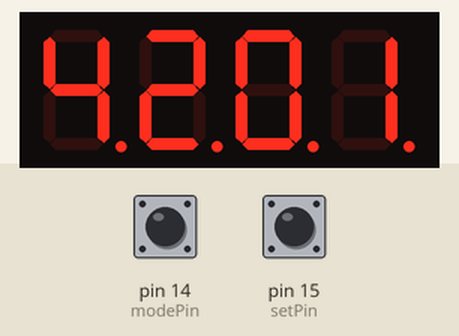
A sketch run on a simulated Arduino Uno, built with avr-gcc and run on an emulated ATmega328P. Parts: 4-digit seven-segment display. Wiring (inferred from the names in the program): 4-digit 7-segment display, segments lit when HIGH: segments pin 3, pin 2, pin 8, pin 6, pin 7, pin 4, pin 5, pin 9; digit selects pin 13, pin 12, pin 11, pin 10. The inputs (shaded band) are chosen by the test bench; at power-on: pin 14 (modePin) LOW, pin 15 (setPin) LOW. The local clock reads 2024-03-15 10:24:30 at power-on unless the sketch sets it; the segment pins are drawn as the display they are named for.

Above: at 4.2 s.
4.3 s: pin 14 (modePin) pulled HIGH for 0.15 s
At 4.86 s:
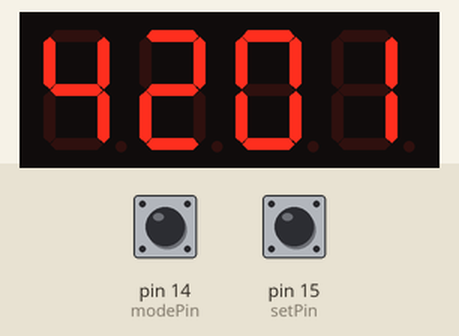
5.0 s: pin 15 (setPin) pulled HIGH for 0.15 s
At 5.29 s:
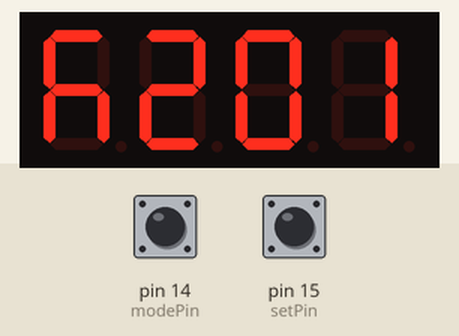
5.7 s: pin 15 (setPin) pulled HIGH for 3.2 s
At 7.97 s:
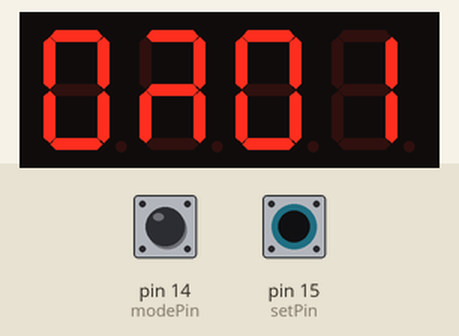
9.5 s: pin 15 (setPin) pulled HIGH for 1 s
At 9.69 s:
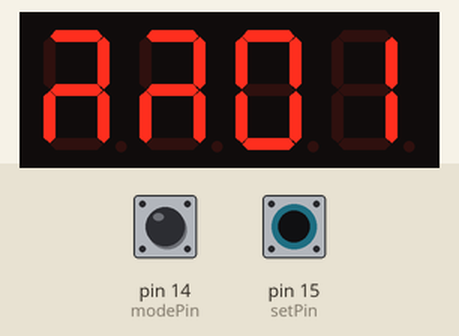
11.1 s: pin 15 (setPin) pulled HIGH for 3.2 s
At 11.45 s:
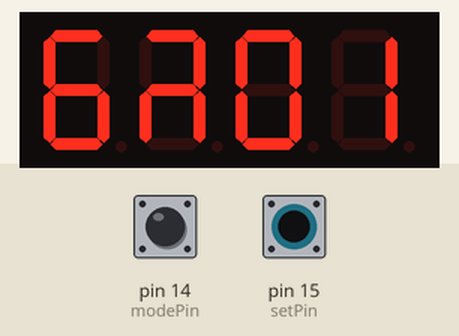
14.9 s: pin 14 (modePin) pulled HIGH for 1 s
At 15.11 s:
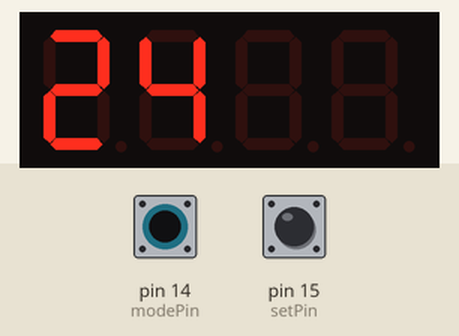
Timing chart, 0 to 17.5 s (numbered marks = the images above; inputs shaded):
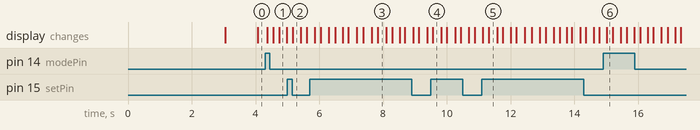

The sketch:

Clock2.ino
```cpp
/*
 * Clock with light leak bugs fixed, and with time setting feature
 */


#include <Wire.h>
#include "RTClib.h"

RTC_DS3231 rtc;
int colonPin = 9;
int modePin = 14;
int setPin = 15;
int MODE_BUTTON_PREVSTATE, MODE_BUTTON_STATE;
int SET_BUTTON_PREVSTATE, SET_BUTTON_STATE;
int MODE = 0;
int hr, mt;
int SET_DELAY = 50;
int setDelayCtr = 0;
int timeChanged = 0;
int baseDelay = 1000;
int bias = 300;

/*
* Arduino 4x7 LED Display
* Displays numbers ranging from 0 through 1023
* Test Code displays the value of a sensor connected to the analog input A0
* Inspired by a code found in the Arduino Cookbook
* Tested at TechNode Protolabz/July 2014
*/
// bits representing segments A through G (and decimal point) for numerals 0-9
const int numeral[10] = {
   //ABCDEFG /dp
   B11111100, // 0
   B01100000, // 1
   B11011010, // 2
   B11110010, // 3
   B01100110, // 4
   B10110110, // 5
   B10111110, // 6
   B11100000, // 7
   B11111110, // 8
   B11110110, // 9
};
// pins for decimal point and each segment
// DP,G,F,E,D,C,B,A
const int segmentPins[] = { 5,5,4,6,7,8,2,3 };
const int nbrDigits= 4; // the number of digits in the LED display
//dig 0 1 2 3
const int digitPins[nbrDigits] = { 13,12,11,10 };

void setup()
{
  Serial.begin(115200);

  delay(3000); // wait for console opening

  if (! rtc.begin()) {
//    Serial.println("Couldn't find RTC");
    while (1);
  }

  //rtc.adjust(DateTime(F(__DATE__), F(__TIME__)));
  //rtc.adjust(DateTime(2017, 12, 27, 21, 57, 10));

  if (rtc.lostPower()) {
    //Serial.println("RTC lost power, lets set the time!");
    // following line sets the RTC to the date & time this sketch was compiled
    rtc.adjust(DateTime(F(__DATE__), F(__TIME__)));
    // This line sets the RTC with an explicit date & time, for example to set
    // January 21, 2014 at 3am you would call:
    //rtc.adjust(DateTime(2017, 12, 27, 22, 6, 10));
  }

   for(int i=0; i < 8; i++) {
      pinMode(segmentPins[i], OUTPUT); // set segment and DP pins to output
   }
   for(int i=0; i < nbrDigits; i++) {
      pinMode(digitPins[i], OUTPUT);
   }
   pinMode(colonPin, OUTPUT);
   pinMode(modePin, INPUT);
   pinMode(setPin, INPUT);
}


void loop()
{


    DateTime now = rtc.now();

    int rem = now.second() % 2;
    if(MODE == 0) {
      if(rem == 0) digitalWrite(colonPin, HIGH);
      else digitalWrite(colonPin, LOW);
    } else digitalWrite(colonPin, LOW);

    MODE_BUTTON_STATE = digitalRead(modePin);
    if(MODE_BUTTON_STATE == HIGH && MODE_BUTTON_PREVSTATE == LOW) {
      MODE++;
      if(MODE > 2) {
        MODE = 0;
        if(timeChanged == 1) {
          rtc.adjust(DateTime(now.year(), now.month(), now.day(), hr, mt, 0));
          timeChanged = 0;
        }
      }
    }
    MODE_BUTTON_PREVSTATE = MODE_BUTTON_STATE;

    SET_BUTTON_STATE = digitalRead(setPin);

    /*Serial.print(now.year(), DEC);
    Serial.print('/');
    Serial.print(now.month(), DEC);
    Serial.print('/');
    Serial.print(now.day(), DEC);
    Serial.print(" (");
    Serial.print(now.dayOfTheWeek());
    Serial.print(") ");
    Serial.print(now.hour(), DEC);
    Serial.print(':');
    Serial.print(now.minute(), DEC);
    Serial.print(':');
    Serial.print(now.second(), DEC);
    Serial.println();
    */

    if(MODE == 0) {
      hr = now.hour();
      mt = now.minute();
    } else if(MODE == 1) {
      if(SET_BUTTON_STATE == HIGH && setDelayCtr == 0) { mt++; if(mt > 59) mt = 0; timeChanged = 1; }
    } else if(MODE == 2) {
      if(SET_BUTTON_STATE == HIGH && setDelayCtr == 0) { hr++; if(hr > 23) hr = 0;  timeChanged = 1; }
    }

/*   if(SET_BUTTON_STATE == HIGH && setDelayCtr == 0) {
      baseDelay = 100 +  baseDelay;
      if (baseDelay > 13000) baseDelay = 100;
      Serial.print("BaseDelay = "); Serial.println(baseDelay);
   }
*/
   if(hr > 12) hr = hr - 12;
   if(hr == 0) hr = 12;
   int value = hr * 100 + mt;

   showNumber(value);
   setDelayCtr++; if(setDelayCtr == SET_DELAY) setDelayCtr = 0;
}

void showNumber( int number)
{
//   if(number == 0) {
//      showDigit( 0, nbrDigits-1) ; // display 0 in the rightmost digit
//   } else {
      // display the value corresponding to each digit
      // leftmost digit is 0, rightmost is one less than the number of places
      for( int digit = 0; digit <nbrDigits; digit++)  {
         if(number > 0)  {
            showDigit( number % 10, digit) ;
            number = number / 10;
         }
      }
//   }
}

// Displays given number on a 7-segment display at the given digit position
void showDigit( int number, int digit)
{
    digitalWrite( digitPins[digit], LOW );

   for(int segment = 1; segment < 8; segment++)  {
      boolean isBitSet = bitRead(numeral[number], segment);
      // isBitSet will be true if given bit is 1
      // isBitSet = ! isBitSet; // Code Option*
      // uncomment the above Code Option line for common anode display
      digitalWrite( segmentPins[segment], isBitSet);
   }

   if(MODE == 1 && ((digit == 0) || (digit == 1))) {
      if(setDelayCtr < (SET_DELAY / 2)) digitalWrite( digitPins[digit], HIGH );
      else digitalWrite( digitPins[digit], LOW );
   }
   else if(MODE == 2 && ((digit == 2) || (digit == 3))) {
      if(setDelayCtr < (SET_DELAY / 2)) digitalWrite( digitPins[digit], HIGH );
      else digitalWrite( digitPins[digit], LOW );
   } else digitalWrite( digitPins[digit], HIGH );


   if(number == 1) delayMicroseconds(baseDelay);
   else if(number == 7)  delayMicroseconds(baseDelay + bias);
   else if(number == 4)  delayMicroseconds(baseDelay + 2*bias);
   else if(number == 3)  delayMicroseconds(baseDelay + 3*bias);
   else if(number == 2)  delayMicroseconds(baseDelay + 3*bias);
   else if(number == 5)  delayMicroseconds(baseDelay + 3*bias);
   else if(number == 6)  delayMicroseconds(baseDelay + 4*bias);
   else if(number == 9)  delayMicroseconds(baseDelay + 4*bias);
   else if(number == 0)  delayMicroseconds(baseDelay + 4*bias);
   else delayMicroseconds(baseDelay + 5*bias);
   digitalWrite( digitPins[digit], LOW );
}
```

Measured:
- after the input at 4.3 s, the display: changes after 0.07 s (image 1)
- after the input at 5.0 s, the display: changes after 0.16 s (image 2)
- after the input at 5.7 s, the display: first differs from a run without the input after 0.34 s (image 3 shows a later state)
- after the input at 9.5 s, the display: changes after 0.06 s (image 4)
- after the input at 11.1 s, the display: first differs from a run without the input after 0.22 s (image 5)
- after the input at 14.9 s, the display: changes after 0.12 s (image 6)
